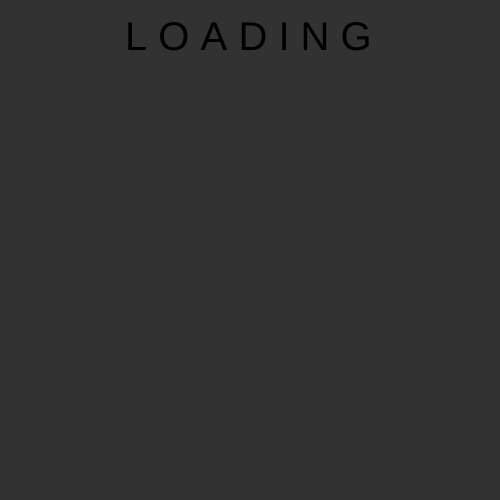
Frame 1 (no input)
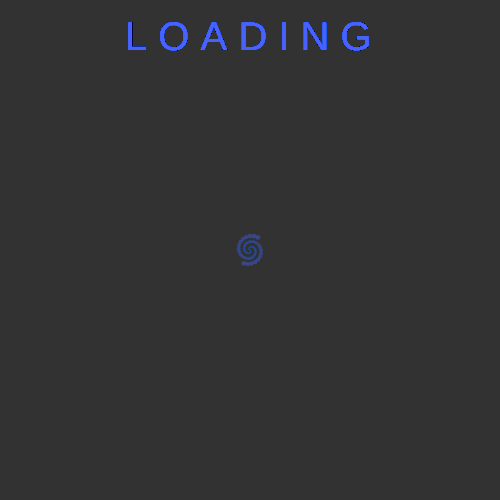
Frame 60 (no input)
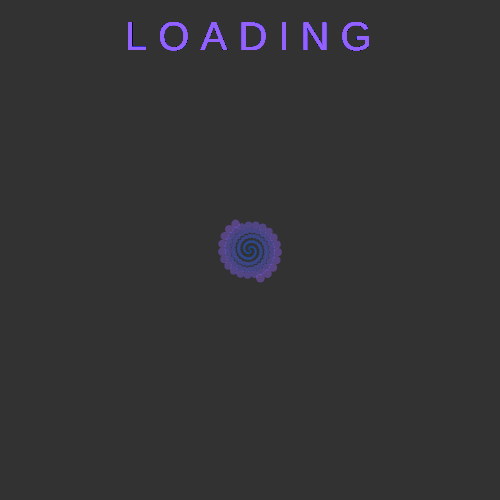
Frame 120 (the mouse pressed at the canvas centre since frame 60)

The p5.js sketch that drew these frames (run headless with seeded random() and noise() and a simulated clock; from frame 60 on, the mouse is pressed at the canvas centre):

// p5.js sketch
// ── sketch.js
var stop = 250; //variabler
var farve1 = 100;
var farve2 = 0;
var farve3 = 0;
var streg1 = { 
  position_x : 250,
  position_y : 250,
  omgang : 0.5,
  diameter : 1,
  }
function setup() {
 createCanvas(500,500)
 background(50)
}

function draw() {
 textSize(40)
 noStroke()
 text("L O A D I N G",width/4,50)
 
//farve1 = map(streg1.omgang,1,350,255,0) // mappe farverne
farve2 = map(streg1.omgang,1,100,0,255)
farve3 = map(streg1.omgang,100,350,255,0)
 fill(farve2,farve1,farve3,farve1)
 
noStroke() //tegne cirken
 ellipse(streg1.position_x,streg1.position_y,streg1.diameter,streg1.diameter);
 // cirkel formel x og y aksen
 streg1.position_x = streg1.position_x + streg1.omgang * cos(frameCount * 3,14 * 0.001)
 streg1.position_y = streg1.position_y - streg1.omgang * sin(frameCount * 3,14 * 0.001)
 // lav rotation ud af og cirkel større
 streg1.omgang = streg1.omgang + 0.5;
 streg1.diameter = streg1.diameter + 0.065;
 console.log(streg1.omgang);
 
 if(streg1.omgang > stop){ // reset
  streg1.omgang = 0
  farve1 = random(0,255)
  farve2 = random(0,255)
  farve3 = 0
  streg1.position_x = 250
  streg1.position_y = 250
  streg1.diameter = 5
  background(50)
 }
}
